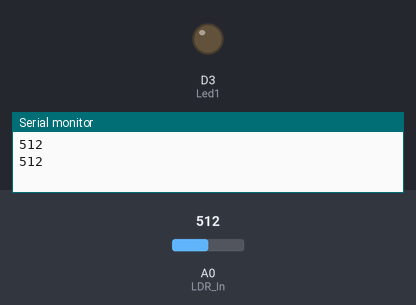
A sketch run on a simulated ESP8266 (NodeMCU). On the bench: output pins drawn as LEDs (lit = HIGH), the last lines printed to the serial monitor. Inputs (shaded band) come from the test bench; at power-on: A0 (LDR_In) = 512.

Above: at 1.8 s.
1.9 s: A0 (LDR_In) set to 755
3.4 s: A0 (LDR_In) set to 784
At 5.1 s:
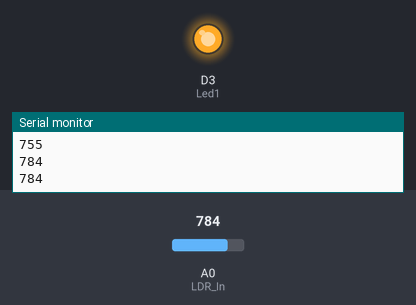
5.5 s: A0 (LDR_In) set to 758
At 6.7 s:
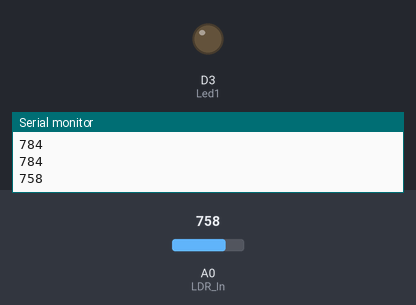
7.5 s: A0 (LDR_In) set to 778
At 9.4 s:
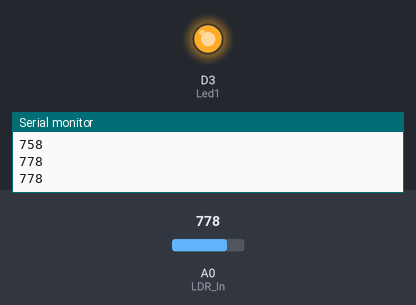
Timing chart, 0 to 10.5 s (numbered marks = the images above; inputs shaded):
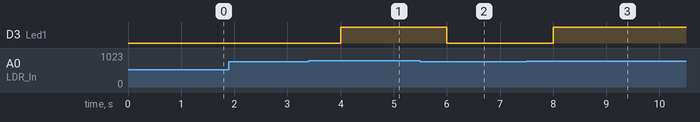

The sketch:

LDR-BO.ino
```cpp
int LDR_In = A0;

int lichtHoeveelheid;

uint8_t Led1 = D3;
uint8_t Led2 = D5;
uint8_t Led3 = D6;

void setup() {
  Serial.begin(9600);

  pinMode(Led1,OUTPUT);
}

void loop() {
  lichtHoeveelheid = analogRead(LDR_In);

  Serial.println(lichtHoeveelheid);

  if (lichtHoeveelheid > 768){
    digitalWrite(Led1, HIGH);
    digitalWrite(Led2, LOW);
    digitalWrite(Led3, LOW);
    }
  else if (lichtHoeveelheid > 256){
    digitalWrite(Led1, LOW);
    digitalWrite(Led2, HIGH);
    digitalWrite(Led3, LOW);
    }
  else if (lichtHoeveelheid < 256){
    digitalWrite(Led1, LOW);
    digitalWrite(Led2, LOW);
    digitalWrite(Led3, HIGH);
    }


  delay(1000);

}
```

Measured:
- the behaviour switches between 768 and 769 on A0 (LDR_In) (found by bisection; images 0 and 1)
- after the input at 3.4 s, D3 (Led1): LOW → HIGH after 0.60 s
- after the input at 5.5 s, D3 (Led1): HIGH → LOW after 0.50 s
- after the input at 7.5 s, D3 (Led1): LOW → HIGH after 0.50 s
